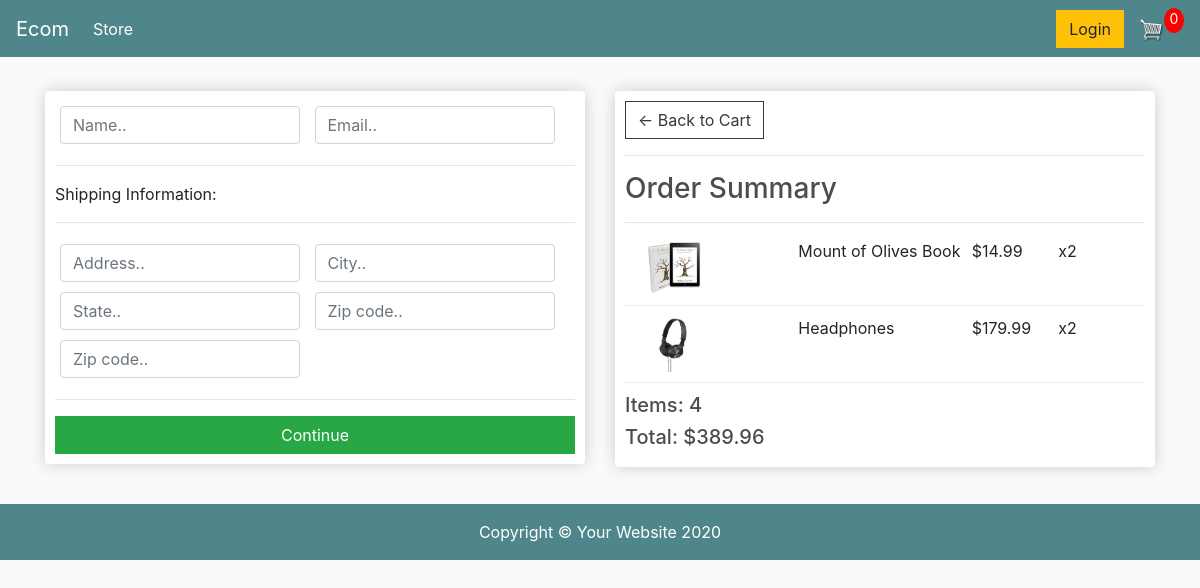
Screenshot of /checkout/ (signed in) with the database file from the repository.
### store/models.py (models this page shows, shortened)
class OrderItem(models.Model):
    product = models.ForeignKey(Product, on_delete=models.SET_NULL, null=True)
    order = models.ForeignKey(Order, on_delete=models.SET_NULL, null=True)
    quantity = models.IntegerField(default=0, null=True, blank=True)
    date_added = models.DateTimeField(auto_now_add=True)
    @property
    def get_total(self):
        total = self.product.price * self.quantity
        return total

class Product(models.Model):
    name = models.CharField(max_length = 200, null=True)
    price = models.FloatField()
    digital = models.BooleanField(default=False, null=True)
    image = models.ImageField(upload_to='store/',null=True, blank=True)
    @property
    def imageURL(self):
        try:
            url = self.image.url
        except:
            url = 'static/store/images/placeholder.png'
        return url

class Order(models.Model):
    customer = models.ForeignKey(Customer, on_delete=models.SET_NULL, null=True)
    date_ordered = models.DateTimeField(auto_now_add=True)
    complete = models.BooleanField(default=False, null=True)
    transaction_id = models.CharField(max_length = 200, null=True)
    @property
    def get_cart_total(self):
        orderitems = self.orderitem_set.all()
        total = sum([order.get_total for order in orderitems])
        return total
    @property
    def get_cart_items(self):
        orderitems = self.orderitem_set.all()
        total = sum([order.quantity for order in orderitems])
        return total

### store/views.py (the view)
# urls.py: path('checkout/', checkout, name='checkout'),
def checkout(request):
    if request.user.is_authenticated:
        customer = request.user.customer
        order, created = Order.objects.get_or_create(customer=customer, complete=False)
        items = order.orderitem_set.all()
    else:
        items = []
        order = {'get_cart_total': 0, 'get_cart_items': 0}
    return render(request, 'store/checkout.html',context={'items':items, 'order':order})

### templates/store/checkout.html (shortened to what this page needs)
{% extends 'store/main.html' %}
{% load static %}
{% block content %}
     <div class="row">
		<div class="col-lg-6">
			<div class="box-element" id="form-wrapper">
				<form id="form">
					<div id="user-info">
						<div class="form-field">
							<input required class="form-control" type="text" name="name" placeholder="Name..">
						</div>
						<div class="form-field">
							<input required class="form-control" type="email" name="email" placeholder="Email..">
						</div>
					</div>
					<div id="shipping-info">
						<hr>
						<p>Shipping Information:</p>
						<hr>
						<div class="form-field">
							<input class="form-control" type="text" name="address" placeholder="Address..">
						</div>
						<div class="form-field">
							<input class="form-control" type="text" name="city" placeholder="City..">
						</div>
						<div class="form-field">
							<input class="form-control" type="text" name="state" placeholder="State..">
						</div>
						<div class="form-field">
							<input class="form-control" type="text" name="zipcode" placeholder="Zip code..">
						</div>
						<div class="form-field">
							<input class="form-control" type="text" name="country" placeholder="Zip code..">
						</div>
					</div>
					<hr>
					<input id="form-button" class="btn btn-success btn-block" type="submit" value="Continue">
				</form>
			</div>
			<br>
		</div>
		<div class="col-lg-6">
			<div class="box-element">
				<a  class="btn btn-outline-dark" href="{% url 'cart' %}">&#x2190; Back to Cart</a>
				<hr>
				<h3>Order Summary</h3>
				<hr>
				{% for item in items %}
				<div class="cart-row">
					<div style="flex:2"><img class="row-image" src="{{item.product.imageURL}}"></div>
					<div style="flex:2"><p>{{item.product.name}}</p></div>
					<div style="flex:1"><p>${{item.product.price|floatformat:2}}</p></div>
					<div style="flex:1"><p>x{{item.quantity}}</p></div>
				</div>
				{% endfor %}
				<h5>Items:   {{order.get_cart_items}} </h5>
				<h5>Total:   ${{order.get_cart_total|floatformat:2}}</h5>
			</div>
		</div>
	</div>
{% endblock content %}

### static/store/css/main.css (style rules this page uses)
body { background-color: hsl(0, 0%, 98%); }
h1,h2,h3,h4,h5,h6 { color:hsl(0, 0%, 30%); }
.box-element { box-shadow:hsl(0, 0%, 80%) 0 0 16px; background-color: #fff; border-radius: 4px; padding: 10px; }
.col-lg-4, .col-lg-6, .col-lg-8, .col-lg-12 { margin-top: 10px; }
.btn { border-radius: 0; }
.row-image { width: 100px; }
.form-field { width:250px; display: inline-block; padding: 5px; }
.cart-row { display: flex; align-items: flex-stretch; padding-bottom: 10px; margin-bottom: 10px; border-bottom: 1px solid #ececec; }

### rows the page displays
OrderItem: product.imageURL (picture), product.name "Mount of Olives Book", product.price "14.99", quantity "2"
OrderItem: product.imageURL (picture), product.name "Headphones", product.price "179.99", quantity "2"
Order: get_cart_items "4", get_cart_total "389.96"
